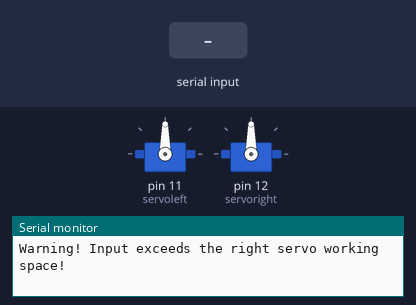
Bench run of a sketch on a simulated Arduino Uno, built with avr-gcc and run on an emulated ATmega328P. Parts: 2 × servo, the last lines printed to the serial monitor. The inputs (shaded band) are chosen by the test bench.

Above: at 1.2 s.
1.3 s: "1\n" received over Serial
At 1.7 s:
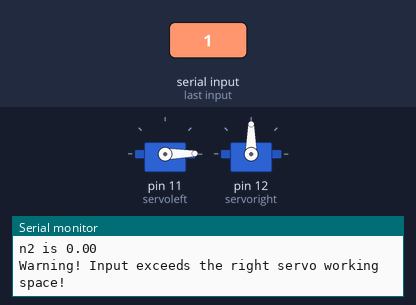
2.8 s: "2\n" received over Serial
At 3.4 s:
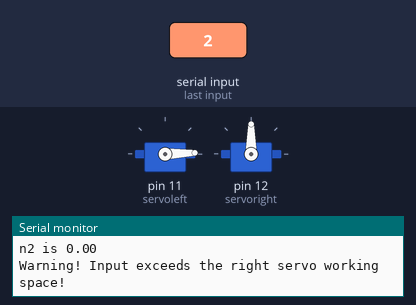
Timing chart, 0 to 5.8 s (numbered marks = the images above; inputs shaded):
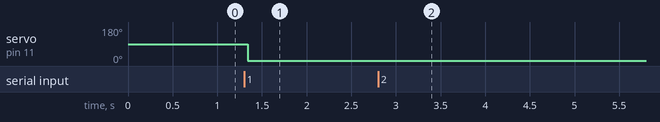

The sketch:

servo_code_arduino.ino
```cpp
#include <Servo.h>

// create servo objects to control the servos
Servo servoleft; // left servo
Servo servoright; // right servo

const int numChars = 8;
char c[numChars]; // an array to store the received data
String cc, c1, c2; //strings to save the received data
double n1 = 90; //initial position of left servo
double n2 = 90; //initial position of right servo
boolean newData = false;

void setup() {

  Serial.begin(9600);

  // Attaches servos to digital pins 11 and 12(verticle axis) on the BotBoarduino
  servoleft.attach(11);
  servoright.attach(12);
  // pass the recieved data to servos
  servoleft.write(n1);
  servoright.write(n2);

  //Serial.println("<Servos are ready!>");
}

void loop() {
  servopos();
  cc = String(c);
  c1 = cc.substring(0, 3);
  c2 = cc.substring(4, 7);
  n1 = c1.toDouble();
  n2 = c2.toDouble();
  Serial.print("n1 is ");
  Serial.println(n1);
  Serial.print("n2 is ");
  Serial.println(n2);
  if (n1 > 0 && n1 < 180) {
    servoleft.write(n1);
  }
  else{
    Serial.println("Warning! Input exceeds the left servo working space!");
  }
  if (n2 > 0 && n2 < 180) {
    servoright.write(n2);
  }
  else{
    Serial.println("Warning! Input exceeds the right servo working space!");
  }
  showservopos();
  delay(10);
}

void servopos() { //get the recieved data

  int nd = 0;
  char posEnd = '\n'; //mark the end of input
  char rc; //a character to store the recieved data

  while (Serial.available() > 0 && newData == false) {
    rc = Serial.read(); //recieve data

    if (rc != posEnd) {
      c[nd] = rc;
      nd++;
      if (nd >= numChars) {
        nd = numChars - 1;
      }
    }
    else {
      c[nd] = '\0'; // terminate the string
      nd = 0;
      newData = true;
    }
  }
}

void showservopos() {
  if (newData == true) {
    Serial.println(c);
    newData = false;
  }
}
```

Measured:
- after the input at 1.3 s, servo on pin 11 (servoleft): 90° → 1° at once
- after the input at 2.8 s, servo on pin 11 (servoleft): 1° → 2° at once
